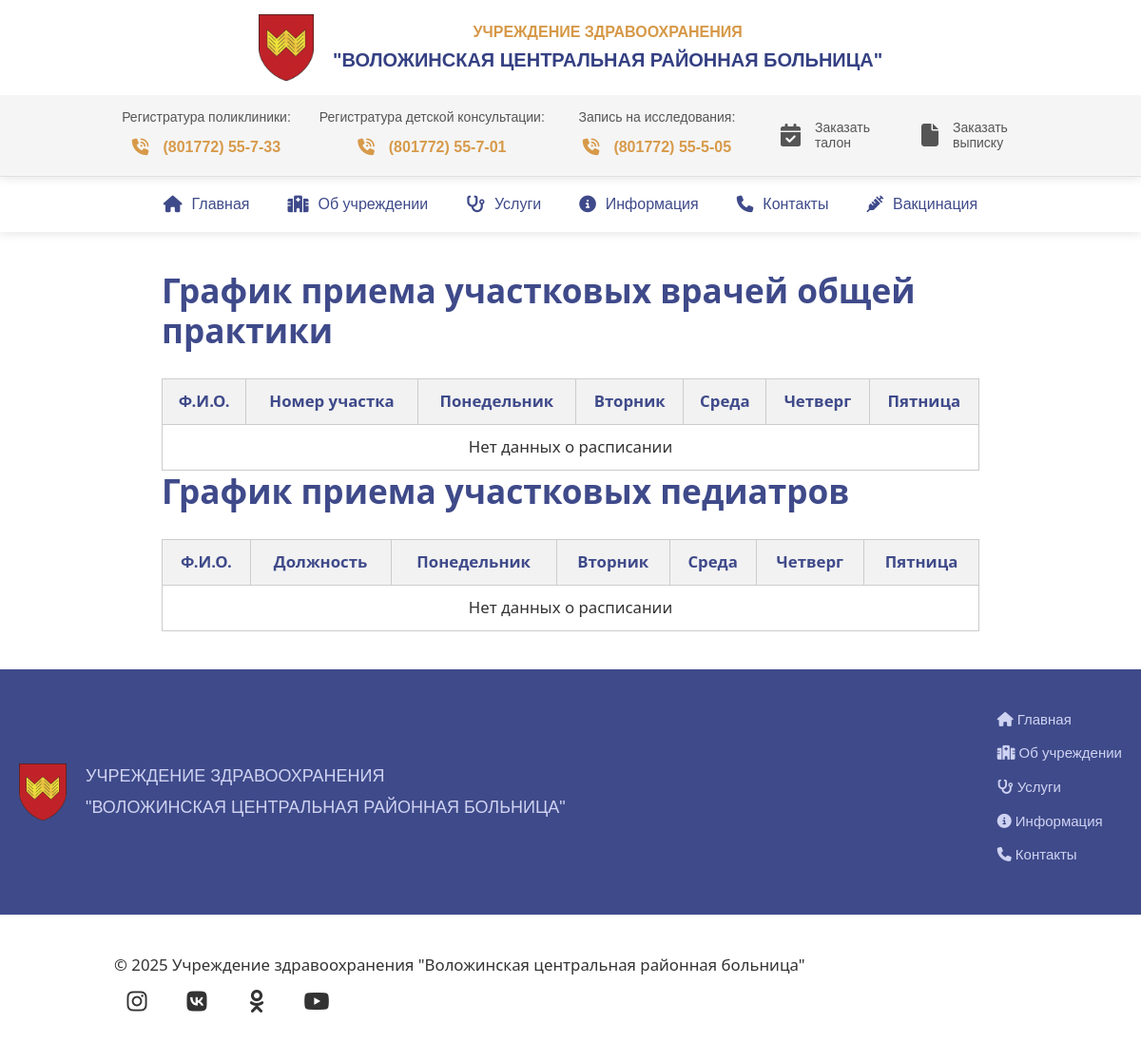
/schedule/, run on an earlier commit of the app's database.
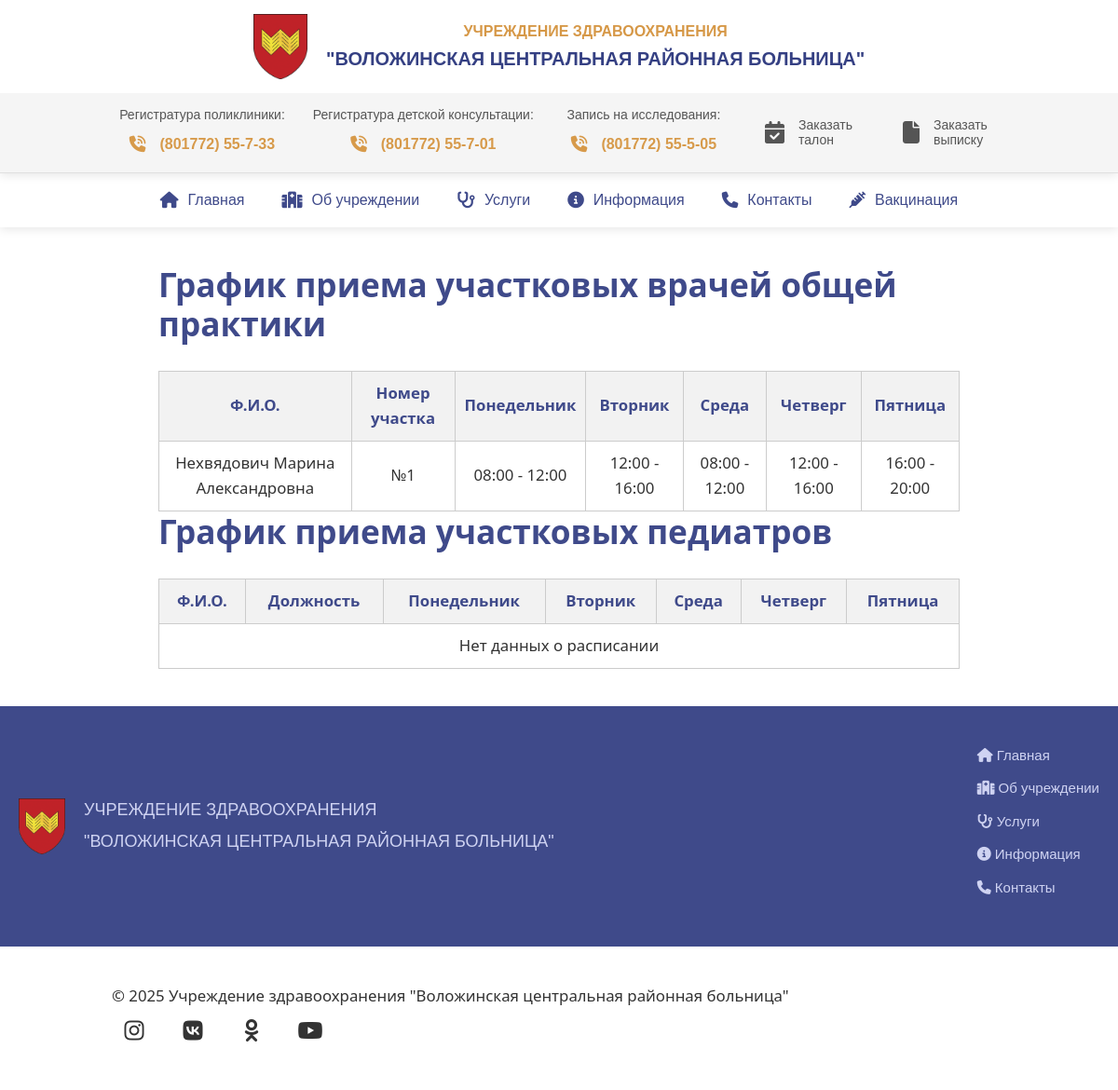
And on a later commit of the database.
### schedule/models.py (models this page shows, shortened)
class Schedule(models.Model):
    class Location(models.TextChoices):
        DISTRICT_THERAPISTS = "therapists", "Терапевтическая участковая служба"
        DISTRICT_PEDIATRICIANS = "pediatricians", "Педиатрическая участковая служба"
        POLYCLINIC = "polyclinic", "Поликлиника"
        IVENEC = "ivenec", "Ивенецкая горпоселковая больница"
        RAKOV = "rakov", "Раковская участковая больница"
    specialist = models.OneToOneField(
        Specialist,
        on_delete=models.CASCADE,
        related_name="schedule",
        verbose_name="Специалист",
    )
    location = models.CharField(
        "Место приёма",
        max_length=20,
        choices=Location.choices,
        default=Location.POLYCLINIC,
    )
    monday = models.CharField(
        "Понедельник", max_length=50, blank=True, null=True)
    tuesday = models.CharField("Вторник", max_length=50, blank=True, null=True)
    wednesday = models.CharField("Среда", max_length=50, blank=True, null=True)
    thursday = models.CharField(
        "Четверг", max_length=50, blank=True, null=True)
    friday = models.CharField("Пятница", max_length=50, blank=True, null=True)
    class Meta:
        verbose_name = "График специалиста"
        verbose_name_plural = "Графики специалистов"

### staff/models.py (models this page shows, shortened)
class Specialist(models.Model):
    CATEGORY_CHOICES = [
        ('admin', 'Администрация'),
        ('general', 'Специалисты на странице "Специалисты"'),
        ('schedule_specialists', 'Специалисты в графике приёма'),
    ]
    name = models.CharField(max_length=255)
    position = models.CharField(max_length=255)
    num_cabinet = models.CharField(max_length=10, blank=True)
    photo = models.ImageField(upload_to='staff_photos/', blank=True, null=True)
    bio = models.TextField(blank=True)
    is_active = models.BooleanField(default=True)
    phone = models.CharField(max_length=30, blank=True)
    category = models.CharField(
        max_length=20, choices=CATEGORY_CHOICES, default='general')
    order = models.PositiveIntegerField(default=0)
    class Meta:
        ordering = ['order']
        verbose_name = 'Специалиста'
        verbose_name_plural = 'Специалисты'

### schedule/views.py (the view)
# urls.py: path('', schedule_list, name='schedule_list'),
def schedule_list(request):
    schedules = Schedule.objects.select_related("specialist")
    context = {
        "therapist_schedules": schedules.filter(location="therapists"),
        "pediatrician_schedules": schedules.filter(location="pediatricians"),
        "polyclinic_schedules": schedules.filter(location="polyclinic"),
        "ivenec_schedules": schedules.filter(location="ivenec"),
        "rakov_schedules": schedules.filter(location="rakov"),
    }
    return render(request, "schedule/schedule_list.html", context)

### schedule/templates/schedule/schedule_list.html (shortened to what this page needs)
{% extends 'main/layout.html' %}
{% load static %}
{% block content %}
  <link rel="stylesheet" href="{% static 'main/css/about.css' %}">
  <div class="about-container">
    <h1>График приема участковых врачей общей практики</h1>
    <table class="schedule-table">
      <thead>
        <tr>
          <th>Ф.И.О.</th>
          <th>Номер участка</th>
          <th>Понедельник</th>
          <th>Вторник</th>
          <th>Среда</th>
          <th>Четверг</th>
          <th>Пятница</th>
        </tr>
      </thead>
      <tbody>
        {% for s in therapist_schedules %}
            <tr>
              <td>{{ s.specialist.name }}</td>
              <td>{{ s.specialist.position }}</td>
              <td>{{ s.monday|default:"—" }}</td>
              <td>{{ s.tuesday|default:"—" }}</td>
              <td>{{ s.wednesday|default:"—" }}</td>
              <td>{{ s.thursday|default:"—" }}</td>
              <td>{{ s.friday|default:"—" }}</td>
            </tr>
              {% empty %}
            <tr>
              <td colspan="7">Нет данных о расписании</td>
            </tr>
        {% endfor %}
      </tbody>
    </table>
    <h1>График приема участковых педиатров</h1>
    <table class="schedule-table">
      <thead>
        <tr>
          <th>Ф.И.О.</th>
          <th>Должность</th>
          <th>Понедельник</th>
          <th>Вторник</th>
          <th>Среда</th>
          <th>Четверг</th>
          <th>Пятница</th>
        </tr>
      </thead>
      <tbody>
        {% for s in pediatrician_schedules %}
            <tr>
              <td>{{ s.specialist.name }}</td>
              <td>{{ s.specialist.position }}</td>
              <td>{{ s.monday|default:"—" }}</td>
              <td>{{ s.tuesday|default:"—" }}</td>
              <td>{{ s.wednesday|default:"—" }}</td>
              <td>{{ s.thursday|default:"—" }}</td>
              <td>{{ s.friday|default:"—" }}</td>
            </tr>
            {% empty %}
            <tr>
              <td colspan="7">Нет данных о расписании</td>
            </tr>
        {% endfor %}
      </tbody>
    </table>
  </div>
{% endblock %}

What changed in the data, as far as the page shows it:
added Schedule: specialist.name "Нехвядович Марина Александровна", specialist.position "№1", monday "08:00 - 12:00", tuesday "12:00 - 16:00", wednesday "08:00 - 12:00", thursday "12:00 - 16:00", friday "16:00 - 20:00"
Also different on the page:
text no longer shown: "Нет данных о расписании"
